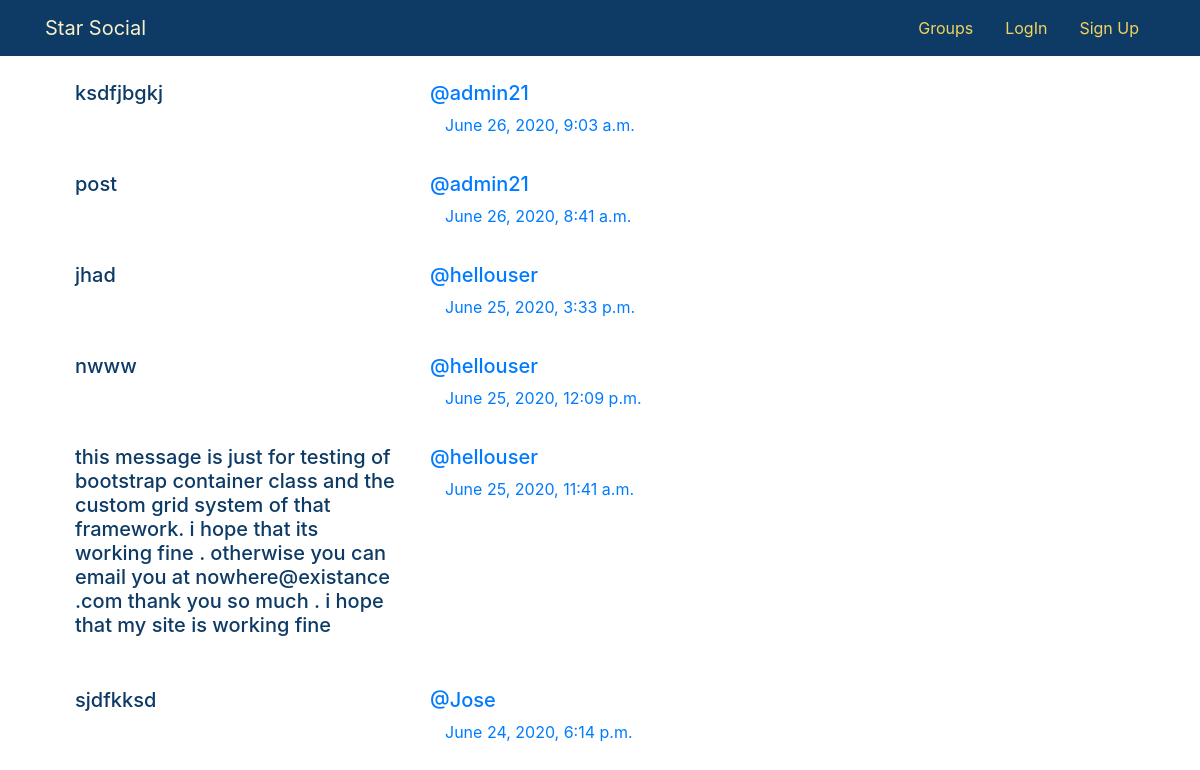
/posts/, run on the app's committed database.
### posts/models.py (models this page shows, shortened)
class Post(models.Model):
    user=models.ForeignKey(User,related_name='posts',on_delete=models.CASCADE)
    created_at= models.DateTimeField(auto_now=True)
    message= models.TextField()
    message_html = models.TextField(editable=False)
    group = models.ForeignKey(Group,related_name='posts',on_delete=models.CASCADE,null=True,blank=True)
    class Meta:
        ordering = ["-created_at"]
        unique_together= ['user','message']

### posts/views.py (the view)
# urls.py: path('',views.PostList.as_view(),name='all'),
class PostList(SelectRelatedMixin,generic.ListView):
    model = models.Post
    select_related = ('user','group')

### posts/templates/posts/post_list.html (shortened to what this page needs)
{% extends "posts/post_base.html" %}
{% block post_content %}
<div class="col-md-8">
	{% for post in post_list %}
  {% include "posts/_post.html" %}
	{% endfor %}
</div>
{% endblock %}

### posts/templates/posts/_post.html (shortened to what this page needs)
<div class="container loginout">
	<div class="row justify-content-start">
		<div class="col-6">
			<h3>{{ post.message_html|safe }}</h3>
    </div>
		<div class="col-md-auto">
			<h5 class="media-heading">
				<span class="username "><a href="{% url 'posts:for_user' username=post.user.username %}">@{{ post.user.username }}</a></span>
			</h5>
			<time class="time col-sm-2"><a href="{% url 'posts:single' username=post.user.username pk=post.pk %}">{{ post.created_at }}</a></time>
    </div>
    <div class="col-md-auto">
			    </div>
	</div>
</div>

### static/css/master.css (style rules this page uses)
.loginout { margin-top:25px; margin-bottom: 35px ; color: #0d3b66; }
p { font-size: 20px; }

### data on the page
Post: message_html "ksdfjbgkj", user.username "admin21", created_at "June 26, 2020, 9:03 a.m."
Post: message_html "post", user.username "admin21", created_at "June 26, 2020, 8:41 a.m."
Post: message_html "jhad", user.username "hellouser", created_at "June 25, 2020, 3:33 p.m."
Post: message_html "nwww", user.username "hellouser", created_at "June 25, 2020, 12:09 p.m."
Post: message_html "this message is just for testing of bootstrap container class and the custom grid system of that framework. i hope that its working fine . otherwise you can email you at nowhere@existance .com thank you so much . i hope that my site is working fine", user.username "hellouser", created_at "June 25, 2020, 11:41 a.m."
Post: message_html "sjdfkksd", user.username "Jose", created_at "June 24, 2020, 6:14 p.m."
